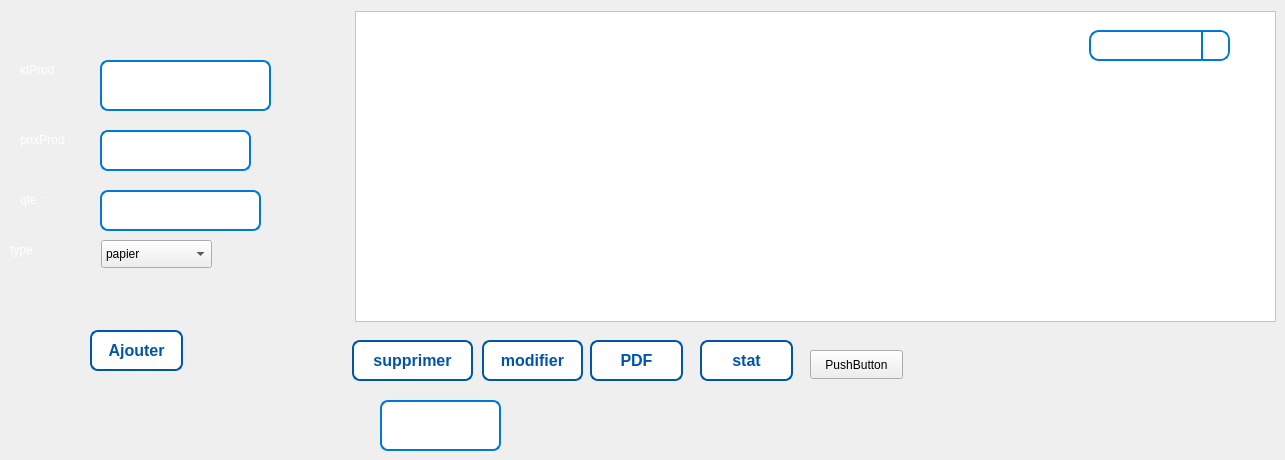
     <widget class="QWidget" name="tab_4">
      <attribute name="title">
       <string>Tab 1</string>
      </attribute>
      <widget class="QLineEdit" name="lineEdit_idProd">
       <property name="geometry">
        <rect>
         <x>100</x>
         <y>60</y>
         <width>171</width>
         <height>51</height>
        </rect>
       </property>
       <property name="styleSheet">
        <string notr="true">QLineEdit {
    border: 2px solid #0078d7; /* Border color */
    border-radius: 8px; /* Rounded corners */
    padding: 10px; /* Padding inside the line edit */
    background-color: #ffffff; /* White background */
    color: #004aad; /* Dark text color */
    font-size: 14px; /* Font size */
    font-weight: bold; /* Make text bold */
    transition: border-color 0.3s; /* Smooth transition for border color */
}

QLineEdit:focus {
    border: 2px solid #005bb5; /* Darker border on focus */
    box-shadow: 0 0 5px rgba(0, 120, 215, 0.5); /* Subtle shadow effect */
}

QLineEdit::placeholder {
    color: #999; /* Placeholder text color */
    opacity: 1; /* Ensure the placeholder is fully opaque */
}
</string>
       </property>
      </widget>
      <widget class="QLineEdit" name="lineEdit_prixProd">
       <property name="geometry">
        <rect>
         <x>100</x>
         <y>130</y>
         <width>151</width>
         <height>41</height>
        </rect>
       </property>
       <property name="styleSheet">
        <string notr="true">QLineEdit {
    border: 2px solid #0078d7; /* Border color */
    border-radius: 8px; /* Rounded corners */
    padding: 10px; /* Padding inside the line edit */
    background-color: #ffffff; /* White background */
    color: #004aad; /* Dark text color */
    font-size: 14px; /* Font size */
    font-weight: bold; /* Make text bold */
    transition: border-color 0.3s; /* Smooth transition for border color */
}

QLineEdit:focus {
    border: 2px solid #005bb5; /* Darker border on focus */
    box-shadow: 0 0 5px rgba(0, 120, 215, 0.5); /* Subtle shadow effect */
}

QLineEdit::placeholder {
    color: #999; /* Placeholder text color */
    opacity: 1; /* Ensure the placeholder is fully opaque */
}
</string>
       </property>
      </widget>
      <widget class="QLineEdit" name="lineEdit_qte">
       <property name="geometry">
        <rect>
         <x>100</x>
         <y>190</y>
         <width>161</width>
         <height>41</height>
        </rect>
       </property>
       <property name="styleSheet">
        <string notr="true">QLineEdit {
    border: 2px solid #0078d7; /* Border color */
    border-radius: 8px; /* Rounded corners */
    padding: 10px; /* Padding inside the line edit */
    background-color: #ffffff; /* White background */
    color: #004aad; /* Dark text color */
    font-size: 14px; /* Font size */
    font-weight: bold; /* Make text bold */
    transition: border-color 0.3s; /* Smooth transition for border color */
}

QLineEdit:focus {
    border: 2px solid #005bb5; /* Darker border on focus */
    box-shadow: 0 0 5px rgba(0, 120, 215, 0.5); /* Subtle shadow effect */
}

QLineEdit::placeholder {
    color: #999; /* Placeholder text color */
    opacity: 1; /* Ensure the placeholder is fully opaque */
}
</string>
       </property>
      </widget>
      <widget class="QPushButton" name="addButton">
       <property name="geometry">
        <rect>
         <x>90</x>
         <y>330</y>
         <width>93</width>
         <height>41</height>
        </rect>
       </property>
       <property name="styleSheet">
        <string notr="true"> QPushButton {
    border-radius: 8px; /* More rounded corners for a softer look */
    background: white; /* White background */
    color: rgb(0, 85, 170); /* Dark blue text color */
    padding: 10px 15px; /* Increased padding for better touch area */
    border: 2px solid rgb(0, 85, 170); /* Dark blue border */
    font-weight: bold; /* Bold text for emphasis */
    font-size: 16px; /* Slightly larger font size */
    transition: background-color 0.3s, box-shadow 0.3s, transform 0.2s; /* Smooth transitions */
}

QPushButton:hover {
    background: rgba(0, 85, 170, 0.1); /* Light blue on hover */
    box-shadow: 0px 4px 15px rgba(0, 0, 0, 0.3); /* More pronounced shadow for depth */
    transform: translateY(-2px); /* Slight lift effect */
}

QPushButton:pressed {
    background:rgba(173, 216, 230, 0.5); /* Slightly darker blue when pressed */
    box-shadow: inset 0px 4px 10px rgba(0, 0, 0, 0.2); /* Inner shadow effect */
    transform: translateY(1px); /* Slight depression effect */
}
</string>
       </property>
       <property name="text">
        <string>Ajouter</string>
       </property>
      </widget>
      <widget class="QTableView" name="tableView_5">
       <property name="geometry">
        <rect>
         <x>355</x>
         <y>11</y>
         <width>921</width>
         <height>311</height>
        </rect>
       </property>
       <property name="styleSheet">
        <string notr="true">background-color: rgb(255, 255, 255);
color: rgb(0, 0, 0);</string>
       </property>
      </widget>
      <widget class="QPushButton" name="deleteButton">
       <property name="geometry">
        <rect>
         <x>352</x>
         <y>340</y>
         <width>121</width>
         <height>41</height>
        </rect>
       </property>
       <property name="styleSheet">
        <string notr="true"> QPushButton {
    border-radius: 8px; /* More rounded corners for a softer look */
    background: white; /* White background */
    color: rgb(0, 85, 170); /* Dark blue text color */
    padding: 10px 15px; /* Increased padding for better touch area */
    border: 2px solid rgb(0, 85, 170); /* Dark blue border */
    font-weight: bold; /* Bold text for emphasis */
    font-size: 16px; /* Slightly larger font size */
    transition: background-color 0.3s, box-shadow 0.3s, transform 0.2s; /* Smooth transitions */
}

QPushButton:hover {
    background: rgba(0, 85, 170, 0.1); /* Light blue on hover */
    box-shadow: 0px 4px 15px rgba(0, 0, 0, 0.3); /* More pronounced shadow for depth */
    transform: translateY(-2px); /* Slight lift effect */
}

QPushButton:pressed {
    background:rgba(173, 216, 230, 0.5); /* Slightly darker blue when pressed */
    box-shadow: inset 0px 4px 10px rgba(0, 0, 0, 0.2); /* Inner shadow effect */
    transform: translateY(1px); /* Slight depression effect */
}
</string>
       </property>
       <property name="text">
        <string>supprimer</string>
       </property>
      </widget>
      <widget class="QPushButton" name="updateButton">
       <property name="geometry">
        <rect>
         <x>482</x>
         <y>340</y>
         <width>101</width>
         <height>41</height>
        </rect>
       </property>
       <property name="styleSheet">
        <string notr="true"> QPushButton {
    border-radius: 8px; /* More rounded corners for a softer look */
    background: white; /* White background */
    color: rgb(0, 85, 170); /* Dark blue text color */
    padding: 10px 15px; /* Increased padding for better touch area */
    border: 2px solid rgb(0, 85, 170); /* Dark blue border */
    font-weight: bold; /* Bold text for emphasis */
    font-size: 16px; /* Slightly larger font size */
    transition: background-color 0.3s, box-shadow 0.3s, transform 0.2s; /* Smooth transitions */
}

QPushButton:hover {
    background: rgba(0, 85, 170, 0.1); /* Light blue on hover */
    box-shadow: 0px 4px 15px rgba(0, 0, 0, 0.3); /* More pronounced shadow for depth */
    transform: translateY(-2px); /* Slight lift effect */
}

QPushButton:pressed {
    background:rgba(173, 216, 230, 0.5); /* Slightly darker blue when pressed */
    box-shadow: inset 0px 4px 10px rgba(0, 0, 0, 0.2); /* Inner shadow effect */
    transform: translateY(1px); /* Slight depression effect */
}
</string>
       </property>
       <property name="text">
        <string>modifier</string>
       </property>
      </widget>
      <widget class="QPushButton" name="pushButton_4">
       <property name="geometry">
        <rect>
         <x>590</x>
         <y>340</y>
         <width>93</width>
         <height>41</height>
        </rect>
       </property>
       <property name="styleSheet">
        <string notr="true"> QPushButton {
    border-radius: 8px; /* More rounded corners for a softer look */
    background: white; /* White background */
    color: rgb(0, 85, 170); /* Dark blue text color */
    padding: 10px 15px; /* Increased padding for better touch area */
    border: 2px solid rgb(0, 85, 170); /* Dark blue border */
    font-weight: bold; /* Bold text for emphasis */
    font-size: 16px; /* Slightly larger font size */
    transition: background-color 0.3s, box-shadow 0.3s, transform 0.2s; /* Smooth transitions */
}

QPushButton:hover {
    background: rgba(0, 85, 170, 0.1); /* Light blue on hover */
    box-shadow: 0px 4px 15px rgba(0, 0, 0, 0.3); /* More pronounced shadow for depth */
    transform: translateY(-2px); /* Slight lift effect */
}

QPushButton:pressed {
    background:rgba(173, 216, 230, 0.5); /* Slightly darker blue when pressed */
    box-shadow: inset 0px 4px 10px rgba(0, 0, 0, 0.2); /* Inner shadow effect */
    transform: translateY(1px); /* Slight depression effect */
}
</string>
       </property>
       <property name="text">
        <string>PDF</string>
       </property>
      </widget>
      <widget class="QComboBox" name="comboBox">
       <property name="geometry">
        <rect>
         <x>1089</x>
         <y>30</y>
         <width>141</width>
         <height>31</height>
        </rect>
       </property>
       <property name="styleSheet">
        <string notr="true">QComboBox {
    border: 2px solid #0078d7; /* Border color */
    border-radius: 10px; /* Rounded corners */
    padding: 5px 30px 5px 10px; /* Padding inside the combo box */
    background-color: #ffffff; /* White background */
    color: #004aad; /* Dark text color */
    font-size: 14px; /* Font size */
    font-weight: bold; /* Make text bold */
    selection-background-color: #005bb5; /* Selection color */
}


QComboBox:hover {
    border: 2px solid #005bb5; /* Darker border on hover */
}

QComboBox:focus {
    border: 2px solid #005bb5; /* Darker border on focus */
    box-shadow: 0 0 5px rgba(0, 120, 215, 0.5); /* Subtle shadow effect */
}

QComboBox QAbstractItemView {
    border: 2px solid #0078d7; /* Border for the dropdown menu */
    border-radius: 8px; /* Rounded corners */
    selection-background-color: #005bb5; /* Background color of selected item */
    selection-color: white; /* Text color of selected item */
    font-weight: bold; /* Make dropdown items bold */
padding: 5px;
}

QComboBox::drop-down {
    subcontrol-origin: padding; /* Positioning the dropdown arrow */
    subcontrol-position: top right; /* Position of the dropdown arrow */
    width: 25px; /* Width of the dropdown arrow */
    border-left: 2px solid #0078d7; /* Border on the left side of the dropdown */
    background: #ffffff; /* Background color for the dropdown button */
border-top-right-radius: 8px; /* Rounded corners on the dropdown */
    border-bottom-right-radius: 8px; /* Rounded corners on the dropdown */
}

QComboBox::down-arrow {
   image: url(&quot;C:/Users/youss/Downloads/telecharger.png&quot;); 
    width: 15px; /* Width of the dropdown arrow */
    height: 15px; /* Height of the dropdown arrow */
    margin: 5px; /* Center the arrow */
}</string>
       </property>
      </widget>
      <widget class="QLineEdit" name="rechercheLineEdit">
       <property name="geometry">
        <rect>
         <x>380</x>
         <y>400</y>
         <width>121</width>
         <height>51</height>
        </rect>
       </property>
       <property name="styleSheet">
        <string notr="true">QLineEdit {
    border: 2px solid #0078d7; /* Border color */
    border-radius: 8px; /* Rounded corners */
    padding: 10px; /* Padding inside the line edit */
    background-color: #ffffff; /* White background */
    color: #004aad; /* Dark text color */
    font-size: 14px; /* Font size */
    font-weight: bold; /* Make text bold */
    transition: border-color 0.3s; /* Smooth transition for border color */
}

QLineEdit:focus {
    border: 2px solid #005bb5; /* Darker border on focus */
    box-shadow: 0 0 5px rgba(0, 120, 215, 0.5); /* Subtle shadow effect */
}

QLineEdit::placeholder {
    color: #999; /* Placeholder text color */
    opacity: 1; /* Ensure the placeholder is fully opaque */
}
</string>
       </property>
       <property name="text">
        <string/>
       </property>
      </widget>
      <widget class="QPushButton" name="pushButton_5">
       <property name="geometry">
        <rect>
         <x>700</x>
         <y>340</y>
         <width>93</width>
         <height>41</height>
        </rect>
       </property>
       <property name="styleSheet">
        <string notr="true"> QPushButton {
    border-radius: 8px; /* More rounded corners for a softer look */
    background: white; /* White background */
    color: rgb(0, 85, 170); /* Dark blue text color */
    padding: 10px 15px; /* Increased padding for better touch area */
    border: 2px solid rgb(0, 85, 170); /* Dark blue border */
    font-weight: bold; /* Bold text for emphasis */
    font-size: 16px; /* Slightly larger font size */
    transition: background-color 0.3s, box-shadow 0.3s, transform 0.2s; /* Smooth transitions */
}

QPushButton:hover {
    background: rgba(0, 85, 170, 0.1); /* Light blue on hover */
    box-shadow: 0px 4px 15px rgba(0, 0, 0, 0.3); /* More pronounced shadow for depth */
    transform: translateY(-2px); /* Slight lift effect */
}

QPushButton:pressed {
    background:rgba(173, 216, 230, 0.5); /* Slightly darker blue when pressed */
    box-shadow: inset 0px 4px 10px rgba(0, 0, 0, 0.2); /* Inner shadow effect */
    transform: translateY(1px); /* Slight depression effect */
}
</string>
       </property>
       <property name="text">
        <string>stat</string>
       </property>
      </widget>
      <widget class="QLabel" name="label_23">
       <property name="geometry">
        <rect>
         <x>20</x>
         <y>60</y>
         <width>63</width>
         <height>20</height>
        </rect>
       </property>
       <property name="styleSheet">
        <string notr="true">color: rgb(0, 0, 0);
color: rgb(255, 255, 255);</string>
       </property>
       <property name="text">
        <string>idProd :</string>
       </property>
      </widget>
      <widget class="QLabel" name="label_24">
       <property name="geometry">
        <rect>
         <x>20</x>
         <y>130</y>
         <width>71</width>
         <height>20</height>
        </rect>
       </property>
       <property name="styleSheet">
        <string notr="true">color: rgb(0, 0, 0);
color: rgb(255, 255, 255);</string>
       </property>
       <property name="text">
        <string>prixProd :</string>
       </property>
      </widget>
      <widget class="QLabel" name="label_25">
       <property name="geometry">
        <rect>
         <x>20</x>
         <y>190</y>
         <width>63</width>
         <height>20</height>
        </rect>
       </property>
       <property name="styleSheet">
        <string notr="true">color: rgb(0, 0, 0);
color: rgb(255, 255, 255);</string>
       </property>
       <property name="text">
        <string>qte :</string>
       </property>
      </widget>
      <widget class="QLabel" name="label_26">
       <property name="geometry">
        <rect>
         <x>10</x>
         <y>240</y>
         <width>63</width>
         <height>20</height>
        </rect>
       </property>
       <property name="styleSheet">
        <string notr="true">color: rgb(0, 0, 0);
color: rgb(255, 255, 255);</string>
       </property>
       <property name="text">
        <string>type :</string>
       </property>
      </widget>
      <widget class="QPushButton" name="pushButton_6">
       <property name="geometry">
        <rect>
         <x>810</x>
         <y>350</y>
         <width>93</width>
         <height>29</height>
        </rect>
       </property>
       <property name="text">
        <string>PushButton</string>
       </property>
      </widget>
      <widget class="QComboBox" name="comboBox_2">
       <property name="geometry">
        <rect>
         <x>101</x>
         <y>240</y>
         <width>111</width>
         <height>28</height>
        </rect>
       </property>
       <item>
        <property name="text">
         <string>papier</string>
        </property>
       </item>
       <item>
        <property name="text">
         <string>drad</string>
        </property>
       </item>
       <item>
        <property name="text">
         <string>savon</string>
        </property>
       </item>
      </widget>
     </widget>
